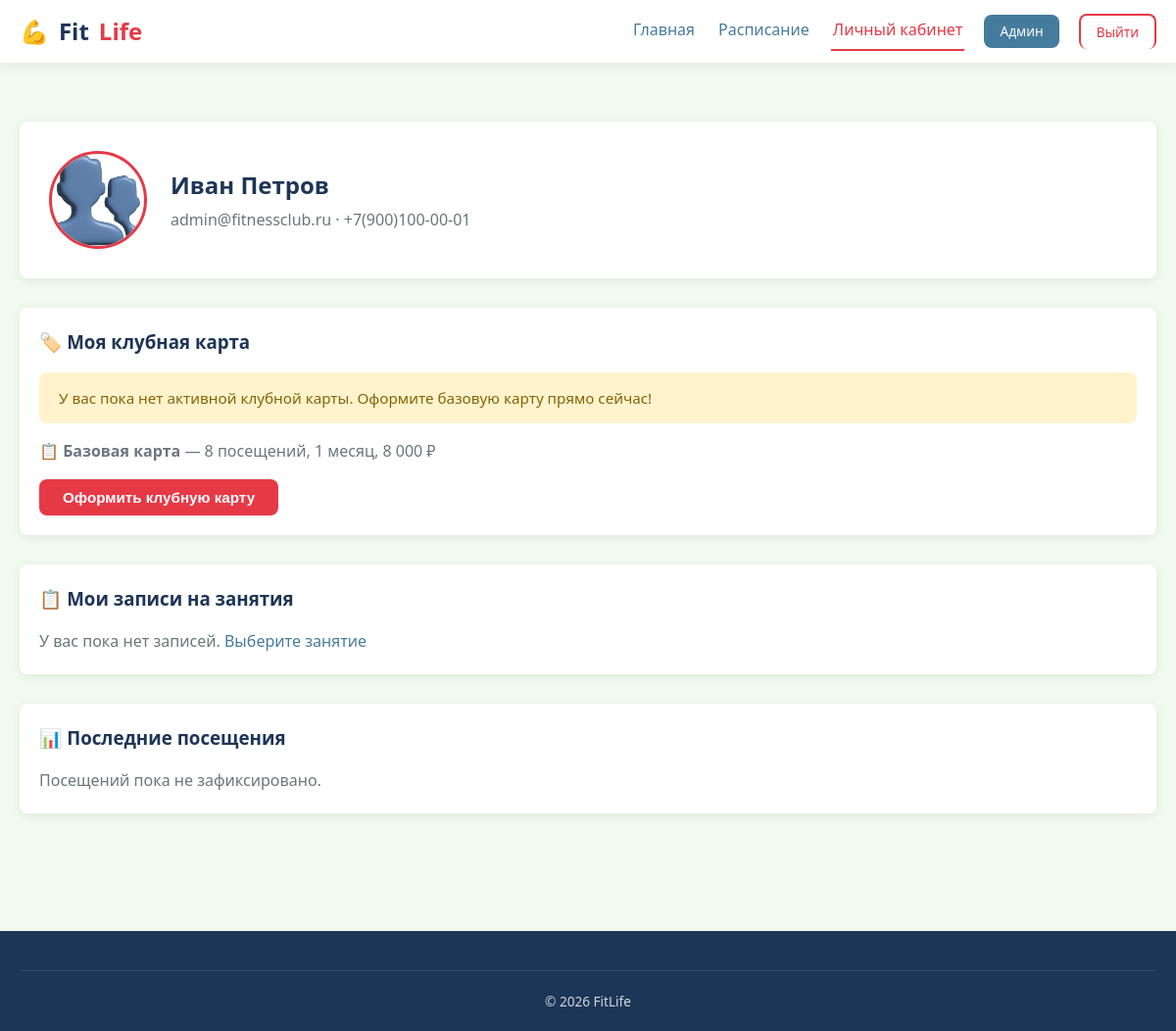
Screenshot of /profile (signed in) with the database file from the repository.
### tables this page shows
CREATE TABLE `users` (
  `id`            INT AUTO_INCREMENT PRIMARY KEY,
  `email`         VARCHAR(255)    NOT NULL UNIQUE,
  `password_hash` VARCHAR(255)    NOT NULL,
  `first_name`    VARCHAR(100)    NOT NULL,
  `last_name`     VARCHAR(100)    NOT NULL,
  `phone`         VARCHAR(20)     DEFAULT NULL,
  `role`          ENUM('member','trainer','admin','manager') NOT NULL DEFAULT 'member',
  `avatar`        VARCHAR(255)    DEFAULT NULL,
  `created_at`    DATETIME        NOT NULL DEFAULT CURRENT_TIMESTAMP,
  `updated_at`    DATETIME        NOT NULL DEFAULT CURRENT_TIMESTAMP ON UPDATE CURRENT_TIMESTAMP
);

### src/controllers/AuthController.php (called while the page is built, shortened)
<?php
class AuthController
{
    public static function check(): bool
    {
        return isset($_SESSION['user_id']);
    }
    public static function isAdmin(): bool
    {
        return isset($_SESSION['user_role']) && in_array($_SESSION['user_role'], ['admin', 'manager']);
    }
    public static function user(): ?array
    {
        $model = new UserModel();
        return $model->getById($_SESSION['user_id']);
    }
}

### src/classes/Database.php (called while the page is built, shortened)
<?php
class Database
{
    private static ?Database $instance = null;
    private ?PDO $pdo = null;
    private function __construct()
    {
        $dsn = 'mysql:host=' . DB_HOST . ';dbname=' . DB_NAME . ';charset=' . DB_CHARSET;
        $options = [
            PDO::ATTR_ERRMODE            => PDO::ERRMODE_EXCEPTION,
            PDO::ATTR_DEFAULT_FETCH_MODE => PDO::FETCH_ASSOC,
            PDO::ATTR_EMULATE_PREPARES   => false,
        ];
        $this->pdo = new PDO($dsn, DB_USER, DB_PASS, $options);
        $this->pdo->exec("SET NAMES utf8mb4 COLLATE utf8mb4_unicode_ci");
    }
    public static function getInstance(): self
    {
        if (self::$instance === null) {
            self::$instance = new self();
        }
        return self::$instance;
    }
    public function getConnection(): PDO
    {
        return $this->pdo;
    }
}

### src/models/UserModel.php (called while the page is built, shortened)
<?php
class UserModel
{
    private PDO $db;
    public function __construct()
    {
        $this->db = Database::getInstance()->getConnection();
    }
    public function getById(int $id): ?array
    {
        $stmt = $this->db->prepare('SELECT * FROM users WHERE id = ?');
        $stmt->execute([$id]);
        return $stmt->fetch() ?: null;
    }
}

### src/helpers/config.php (called while the page is built, shortened)
<?php
spl_autoload_register(function (string $class) {
    $dirs = [
        APP_ROOT . '/src/classes/',
        APP_ROOT . '/src/models/',
        APP_ROOT . '/src/controllers/',
    ];
    foreach ($dirs as $dir) {
        $file = $dir . $class . '.php';
        if (file_exists($file)) {
            return;
        }
    }
});

### src/models/MembershipModel.php (called while the page is built, shortened)
<?php
class MembershipModel
{
    private PDO $db;
    public function __construct()
    {
        $this->db = Database::getInstance()->getConnection();
    }
    public function getActiveByUserId(int $userId): ?array
    {
        $stmt = $this->db->prepare(
            "SELECT * FROM memberships
             WHERE user_id = ? AND status = 'active' AND end_date >= CURDATE()
             ORDER BY end_date DESC LIMIT 1"
        );
        $stmt->execute([$userId]);
        return $stmt->fetch() ?: null;
    }
}

### src/models/BookingModel.php (called while the page is built, shortened)
<?php
class BookingModel
{
    private PDO $db;
    public function __construct()
    {
        $this->db = Database::getInstance()->getConnection();
    }
    public function getByUserId(int $userId): array
    {
        $stmt = $this->db->prepare(
            'SELECT b.*, c.name AS class_name, c.category, c.start_time, c.duration_min, c.day_of_week,
                    CONCAT(t.first_name, \' \', t.last_name) AS trainer_name
             FROM bookings b
             JOIN classes c ON c.id = b.class_id
             JOIN users t ON t.id = c.trainer_id
             WHERE b.user_id = ?
             ORDER BY b.booking_date DESC'
        );
        $stmt->execute([$userId]);
        return $stmt->fetchAll();
    }
}

### src/models/VisitModel.php (called while the page is built, shortened)
<?php
class VisitModel
{
    private PDO $db;
    public function __construct()
    {
        $this->db = Database::getInstance()->getConnection();
    }
    public function getByUserId(int $userId, int $limit = 30): array
    {
        $stmt = $this->db->prepare(
            'SELECT * FROM visits WHERE user_id = ? ORDER BY visit_date DESC, visit_time DESC LIMIT ?'
        );
        $stmt->execute([$userId, $limit]);
        return $stmt->fetchAll();
    }
}

### public/profile.php (the view, shortened to what this page needs)
<?php
require_once __DIR__ . '/../src/helpers/config.php';
$membershipModel = new MembershipModel();
$bookingModel    = new BookingModel();
$visitModel      = new VisitModel();
$currentUser = AuthController::user();
$membership  = $membershipModel->getActiveByUserId($currentUser['id']);
$bookings    = $bookingModel->getByUserId($currentUser['id']);
$visits      = $visitModel->getByUserId($currentUser['id'], 10);
$statusLabels = [
    'new' => 'Новая', 'confirmed' => 'Подтверждена', 'cancelled' => 'Отменена',
    'completed' => 'Завершена', 'no_show' => 'Не явился'
];
?>
<!DOCTYPE html>
<html lang="ru">
<head>
    <link rel="stylesheet" href="/assets/css/style.css">
</head>
<body>
    <header class="header">
        <div class="container">
            <a href="/" class="logo">💪 <span>Fit</span>Life</a>
            <nav class="nav">
                <a href="/">Главная</a>
                <a href="/classes">Расписание</a>
                <a href="/profile" class="active">Личный кабинет</a>
                <?php if (AuthController::isAdmin()): ?>
                    <a href="/admin/" class="btn btn-secondary btn-sm">Админ</a>
                <?php endif; ?>
                <a href="/logout" class="btn btn-outline btn-sm">Выйти</a>
            </nav>
        </div>
    </header>
    <section class="section">
        <div class="container">
            <div class="profile-header">
                <img src="/assets/images/avatar_default.png"
                     alt="Аватар" class="profile-avatar">
                <div class="profile-info">
                    <h2><?= htmlspecialchars($currentUser['first_name'] . ' ' . $currentUser['last_name']) ?></h2>
                    <p class="role"><?= htmlspecialchars($currentUser['email']) ?> · <?= $currentUser['phone'] ?? '' ?></p>
                </div>
            </div>
            <div class="card" style="margin-bottom:30px;" id="membershipCard">
                <div class="card-body">
                    <h3 style="margin-bottom:16px;">🏷️ Моя клубная карта</h3>
                    <?php if ($membership): ?>
                        <?php
                        $card = MembershipCard::fromArray($membership);
                        $info = $card->getInfo();
                        $typeLabels = ['basic'=>'Базовая','standard'=>'Стандарт','premium'=>'Премиум','unlimited'=>'Безлимит'];
                        ?>
                        <div class="stats-grid" style="margin-bottom:0;">
                            <div class="stat-card">
                                <div class="label">Тип карты</div>
                                <div class="value" style="font-size:1.2rem;"><?= $typeLabels[$info['type']] ?? strtoupper($info['type']) ?></div>
                            </div>
                            <div class="stat-card success">
                                <div class="label">Статус</div>
                                <div class="value" style="font-size:1.2rem;">
                                    <span class="status status-<?= $info['status'] ?>"><?= $info['status'] === 'active' ? 'Активна' : 'Неактивна' ?></span>
                                </div>
                            </div>
                            <div class="stat-card warning">
                                <div class="label">Остаток посещений</div>
                                <div class="value"><?= $info['visits_remaining'] === -1 ? '∞' : $info['visits_remaining'] ?></div>
                            </div>
                            <div class="stat-card info">
                                <div class="label">Действует до</div>
                                <div class="value" style="font-size:1.1rem;"><?= date('d.m.Y', strtotime($info['end_date'])) ?></div>
                            </div>
                        </div>
                    <?php else: ?>
                        <div class="alert alert-warning" style="margin-bottom:16px;">
                            У вас пока нет активной клубной карты. Оформите базовую карту прямо сейчас!
                        </div>
                        <p style="color:var(--text-muted);margin-bottom:16px;">
                            📋 <strong>Базовая карта</strong> — 8 посещений, 1 месяц, 8 000 ₽
                        </p>
                        <button class="btn btn-primary" onclick="getCard(this)" id="getCardBtn">
                            Оформить клубную карту
                        </button>
                    <?php endif; ?>
                </div>
            </div>
            <div class="card" style="margin-bottom:30px;">
                <div class="card-body">
                    <h3 style="margin-bottom:16px;">📋 Мои записи на занятия</h3>
                    <?php if ($bookings): ?>
                        <div class="table-wrapper">
                            <table>
                                <thead>
                                    <tr>
                                        <th>Занятие</th>
                                        <th>Дата</th>
                                        <th>Тренер</th>
                                        <th>Статус</th>
                                        <th>Действие</th>
                                    </tr>
                                </thead>
                                <tbody>
                                    <?php foreach ($bookings as $b): ?>
                                    <tr data-booking-id="<?= $b['id'] ?>">
                                        <td><?= htmlspecialchars($b['class_name']) ?></td>
                                        <td><?= date('d.m.Y', strtotime($b['booking_date'])) ?></td>
                                        <td><?= htmlspecialchars($b['trainer_name'] ?? '') ?></td>
                                        <td><span class="status status-<?= $b['status'] ?>"><?= $statusLabels[$b['status']] ?? $b['status'] ?></span></td>
                                        <td>
                                            <?php if (in_array($b['status'], ['new', 'confirmed'])): ?>
                                                <button class="btn btn-danger btn-sm" onclick="cancelBooking(<?= $b['id'] ?>, this)">
                                                    Отменить
                                                </button>
                                            <?php endif; ?>
                                        </td>
                                    </tr>
                                    <?php endforeach; ?>
                                </tbody>
                            </table>
                        </div>
                    <?php else: ?>
                        <p style="color:var(--text-muted);">У вас пока нет записей. <a href="/classes">Выберите занятие</a></p>
                    <?php endif; ?>
                </div>
            </div>
            <div class="card">
                <div class="card-body">
                    <h3 style="margin-bottom:16px;">📊 Последние посещения</h3>
                    <?php if ($visits): ?>
                        <div class="table-wrapper">
                            <table>
                                <thead>
                                    <tr><th>Дата</th><th>Время</th><th>Тип</th></tr>
                                </thead>
                                <tbody>
                                    <?php foreach ($visits as $v): ?>
                                    <tr>
                                        <td><?= date('d.m.Y', strtotime($v['visit_date'])) ?></td>
                                        <td><?= substr($v['visit_time'], 0, 5) ?></td>
                                        <td>
                                            <?php
                                            $types = ['individual' => 'Самостоятельно', 'group' => 'Групповое', 'personal_training' => 'Персональная'];
                                            echo $types[$v['visit_type']] ?? $v['visit_type'];
                                            ?>
                                        </td>
                                    </tr>
                                    <?php endforeach; ?>
                                </tbody>
                            </table>
                        </div>
                    <?php else: ?>
                        <p style="color:var(--text-muted);">Посещений пока не зафиксировано.</p>
                    <?php endif; ?>
                </div>
            </div>
        </div>
    </section>
    <footer class="footer">
        <div class="container">
            <div class="footer-bottom">&copy; <?= date('Y') ?> FitLife</div>
        </div>
    </footer>
</body>
</html>

### public/assets/css/style.css (style rules this page uses)
:root { --primary: #E63946; --primary-dark: #C1121F; --secondary: #457B9D; --secondary-dark:#1D3557; --accent: #F4A261; --success: #2A9D8F; --warning: #E9C46A; --danger: #E76F51; --bg-light: #F1FAEE; --bg-white: #FFFFFF; --text-dark: #1D3557; --text-muted: #6C757D; --border: #DEE2E6; --radius: 8px; --shadow: 0 2px 12px rgba(0,0,0,0.08); --transition: all 0.3s ease; }
*, *::before, *::after { box-sizing: border-box; margin: 0; padding: 0; }
html { scroll-behavior: smooth; font-size: 16px; }
body { font-family: 'Segoe UI', Tahoma, Geneva, Verdana, sans-serif; color: var(--text-dark); background: var(--bg-light); line-height: 1.6; }
a { color: var(--secondary); text-decoration: none; transition: var(--transition); }
img { max-width: 100%; height: auto; }
.container { max-width: 1200px; margin: 0 auto; padding: 0 20px; }
.header { background: var(--bg-white); box-shadow: var(--shadow); position: sticky; top: 0; z-index: 100; }
.header .container { display: flex; align-items: center; justify-content: space-between; padding: 12px 20px; }
.logo { display: flex; align-items: center; gap: 10px; font-size: 1.5rem; font-weight: 800; color: var(--primary); }
.logo span { color: var(--text-dark); }
.nav { display: flex; gap: 20px; align-items: center; }
.nav a { font-weight: 500; padding: 6px 2px; border-bottom: 2px solid transparent; }
.nav a:hover, .nav a.active { border-bottom-color: var(--primary); color: var(--primary); }
.nav .btn { border-bottom: none; padding: 6px 16px; }
.btn { display: inline-flex; align-items: center; gap: 8px; padding: 10px 24px; border: none; border-radius: var(--radius); font-size: 0.95rem; font-weight: 600; cursor: pointer; transition: var(--transition); text-decoration: none; }
.btn-primary { background: var(--primary); color: #fff; }
.btn-secondary { background: var(--secondary); color: #fff; }
.btn-outline { background: transparent; border: 2px solid var(--primary); color: var(--primary); }
.btn-sm { padding: 6px 14px; font-size: 0.85rem; }
.section { padding: 60px 0; }
.card { background: var(--bg-white); border-radius: var(--radius); overflow: hidden; box-shadow: var(--shadow); transition: var(--transition); }
.card-body { padding: 20px; }
.alert { padding: 14px 20px; border-radius: var(--radius); margin-bottom: 20px; font-size: 0.95rem; }
.alert-warning { background: #FFF3CD; color: #856404; }
.footer { background: var(--secondary-dark); color: rgba(255,255,255,0.8); padding: 40px 0 20px; margin-top: 60px; }
.footer-bottom { border-top: 1px solid rgba(255,255,255,0.1); padding-top: 20px; text-align: center; font-size: 0.85rem; }
.profile-header { display: flex; gap: 24px; align-items: center; background: var(--bg-white); border-radius: var(--radius); padding: 30px; margin-bottom: 30px; box-shadow: var(--shadow); }
.profile-avatar { width: 100px; height: 100px; border-radius: 50%; object-fit: cover; border: 3px solid var(--primary); }
.profile-info h2 { margin-bottom: 4px; }
.profile-info .role { color: var(--text-muted); }

### rows the page displays
users: first_name+last_name "Иван Петров", email "admin@fitnessclub.ru", phone "+7(900)100-00-01"
